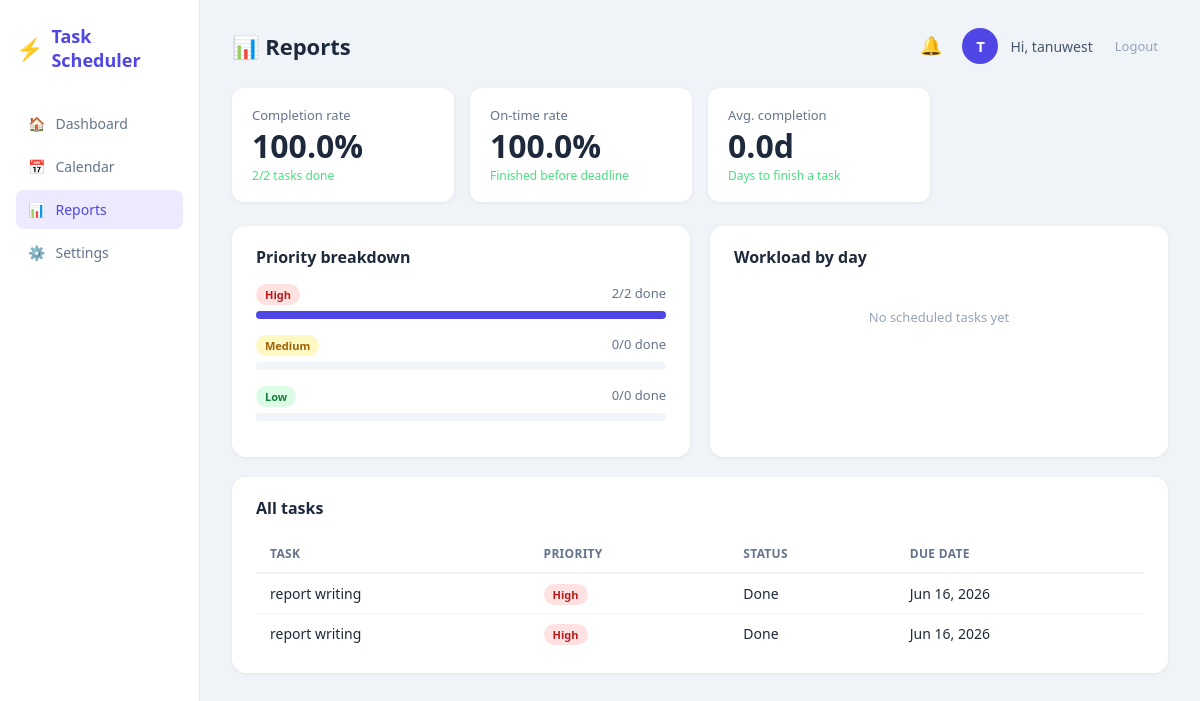
Screenshot of /reports (signed in) with the database file from the repository.
### models.py (models this page shows)
class User(UserMixin, db.Model):
    id = db.Column(db.Integer, primary_key=True)
    username = db.Column(db.String(80), unique=True, nullable=False)
    email = db.Column(db.String(120), unique=True, nullable=False)
    password = db.Column(db.String(200), nullable=False)
    tasks = db.relationship('Task', backref='user', lazy=True)

class Task(db.Model):
    id = db.Column(db.Integer, primary_key=True)
    title = db.Column(db.String(200), nullable=False)
    description = db.Column(db.Text, default='')
    priority = db.Column(db.String(10), default='Medium')
    status = db.Column(db.String(20), default='Pending')
    due_date = db.Column(db.DateTime, nullable=True)
    deadline_time = db.Column(db.String(10), default='')
    start_time = db.Column(db.String(10), default='')
    end_time = db.Column(db.String(10), default='')
    created_at = db.Column(db.DateTime, default=datetime.utcnow)
    completed_at = db.Column(db.DateTime, nullable=True)
    is_recurring = db.Column(db.Boolean, default=False)
    recur_type = db.Column(db.String(20), default='')
    user_id = db.Column(db.Integer, db.ForeignKey('user.id'), nullable=False)

### routes.py (the view)
@main.route('/reports')
@login_required
def reports():
    tasks = Task.query.filter_by(user_id=current_user.id).all()
    stats = get_productivity_stats(tasks)
    workload = analyze_workload(tasks)
    return render_template('reports.html', tasks=tasks, stats=stats, workload=workload)

### app.py (called while the page is built)
@login_manager.user_loader
def load_user(user_id):
    return User.query.get(int(user_id))

### scheduler.py (called while the page is built, shortened)
def analyze_workload(tasks):
    from collections import defaultdict
    day_load = defaultdict(int)
    for task in tasks:
        if task.status == 'Done':
            continue
        if task.due_date:
            date_str = task.due_date.strftime('%Y-%m-%d')
            duration = calculate_duration_minutes(task.start_time, task.end_time)
            day_load[date_str] += duration
    result = {}
    return result

### templates/reports.html
{% extends "base.html" %}
{% block page_title %}📊 Reports{% endblock %}
{% block content %}
<div class="stats-row">
  <div class="stat-card">
    <div class="stat-label">Completion rate</div>
    <div class="stat-value">{{ stats.completion_rate }}%</div>
    <div class="stat-sub">{{ stats.completed }}/{{ stats.total }} tasks done</div>
  </div>
  <div class="stat-card">
    <div class="stat-label">On-time rate</div>
    <div class="stat-value">{{ stats.on_time_rate }}%</div>
    <div class="stat-sub">Finished before deadline</div>
  </div>
  <div class="stat-card">
    <div class="stat-label">Avg. completion</div>
    <div class="stat-value">{{ stats.avg_completion_days }}d</div>
    <div class="stat-sub">Days to finish a task</div>
  </div>
</div>
<div class="two-col">
  <div class="card">
    <div class="card-header"><h2>Priority breakdown</h2></div>
    {% for level in ['High', 'Medium', 'Low'] %}
    <div style="margin-bottom:16px">
      <div style="display:flex;justify-content:space-between;margin-bottom:6px">
        <span class="badge badge-{{ level.lower() }}">{{ level }}</span>
        <span style="font-size:13px;color:#64748b">
          {{ stats.priority_done[level] }}/{{ stats.priority_total[level] }} done
        </span>
      </div>
      <div style="background:#f1f5f9;border-radius:8px;height:8px">
        {% if stats.priority_total[level] > 0 %}
          {% set pct = (stats.priority_done[level] / stats.priority_total[level] * 100)|int %}
        {% else %}
          {% set pct = 0 %}
        {% endif %}
        <div style="background:#4f46e5;width:{{ pct }}%;height:8px;border-radius:8px"></div>
      </div>
    </div>
    {% endfor %}
  </div>
  <div class="card">
    <div class="card-header"><h2>Workload by day</h2></div>
    {% if workload %}
      {% for date, info in workload.items()|sort %}
      <div style="display:flex;align-items:center;justify-content:space-between;padding:8px 0;border-bottom:1px solid #f1f5f9">
        <span style="font-size:13px;color:#475569">{{ date }}</span>
        <span style="font-size:13px;font-weight:600">{{ info.total_hours }}h</span>
        <span class="badge
          {% if info.status == 'danger' %}badge-high
          {% elif info.status == 'warning' %}badge-medium
          {% else %}badge-low{% endif %}">
          {{ info.status }}
        </span>
      </div>
      {% endfor %}
    {% else %}
      <p class="empty-state">No scheduled tasks yet</p>
    {% endif %}
  </div>
</div>
<div class="card" style="margin-top:20px">
  <div class="card-header"><h2>All tasks</h2></div>
  <table class="report-table">
    <thead>
      <tr>
        <th>Task</th>
        <th>Priority</th>
        <th>Status</th>
        <th>Due date</th>
      </tr>
    </thead>
    <tbody>
    {% for task in tasks %}
    <tr>
      <td>{{ task.title }}</td>
      <td><span class="badge badge-{{ task.priority.lower() }}">{{ task.priority }}</span></td>
      <td>{{ task.status }}</td>
      <td>{{ task.due_date.strftime('%b %d, %Y') if task.due_date else '—' }}</td>
    </tr>
    {% endfor %}
    </tbody>
  </table>
</div>
{% endblock %}

### templates/base.html (shortened to what this page needs)
<!DOCTYPE html>
<html lang="en">
<head>
  <link rel="stylesheet" href="{{ url_for('static', filename='style.css') }}"/>
</head>
<body>
  <div class="app-wrapper">
    <aside class="sidebar">
      <div class="logo">
        <span class="logo-icon">⚡</span>
        <span class="logo-text">Task Scheduler</span>
      </div>
      <nav>
        <a href="{{ url_for('main.dashboard') }}" class="nav-link {% if request.endpoint == 'main.dashboard' %}active{% endif %}">
          <span>🏠</span> Dashboard
        </a>
        <a href="{{ url_for('main.calendar') }}" class="nav-link {% if request.endpoint == 'main.calendar' %}active{% endif %}">
          <span>📅</span> Calendar
        </a>
        <a href="{{ url_for('main.reports') }}" class="nav-link {% if request.endpoint == 'main.reports' %}active{% endif %}">
          <span>📊</span> Reports
        </a>
        <a href="{{ url_for('main.settings') }}" class="nav-link {% if request.endpoint == 'main.settings' %}active{% endif %}">
  <span>⚙️</span> Settings
</a>
      </nav>
    </aside>
    <main class="main-content">
      <div class="topbar">
        <h1 class="page-title">{% block page_title %}Dashboard{% endblock %}</h1>
        <div class="topbar-right">
          <div class="notif-wrapper">
            <button class="btn-icon notif-bell" onclick="toggleNotifPanel()" id="notif-btn">
              🔔
            </button>
          </div>
          <div class="user-avatar">{{ current_user.username[0].upper() }}</div>
          <span class="username">Hi, {{ current_user.username }}</span>
          <a href="{{ url_for('auth.logout') }}" class="btn-logout">Logout</a>
        </div>
      </div>
      {% block content %}{% endblock %}
    </main>
  </div>
</body>
</html>

### static/style.css (style rules this page uses)
*, *::before, *::after { box-sizing: border-box; margin: 0; padding: 0; }
body { font-family: 'Segoe UI', system-ui, sans-serif; background: #f0f4f8; color: #1e293b; min-height: 100vh; }
.app-wrapper { display: flex; min-height: 100vh; }
.sidebar { width: 200px; min-height: 100vh; background: #ffffff; border-right: 1px solid #e2e8f0; padding: 24px 16px; display: flex; flex-direction: column; gap: 32px; position: fixed; top: 0; left: 0; bottom: 0; z-index: 100; }
.logo { display: flex; align-items: center; gap: 8px; font-weight: 700; font-size: 18px; color: #4f46e5; text-decoration: none; }
.logo-icon { font-size: 22px; }
.logo-text { font-weight: 700; color: #4f46e5; }
nav { display: flex; flex-direction: column; gap: 4px; }
.nav-link { display: flex; align-items: center; gap: 10px; padding: 10px 12px; border-radius: 8px; color: #64748b; text-decoration: none; font-size: 14px; font-weight: 500; transition: background 0.15s, color 0.15s; }
.nav-link.active { background: #ede9fe; color: #4f46e5; }
.main-content { margin-left: 200px; padding: 28px 32px; flex: 1; min-height: 100vh; }
.topbar { display: flex; align-items: center; justify-content: space-between; margin-bottom: 24px; }
.page-title { font-size: 22px; font-weight: 700; color: #1e293b; }
.topbar-right { display: flex; align-items: center; gap: 12px; }
.user-avatar { width: 36px; height: 36px; border-radius: 50%; background: #4f46e5; color: #ffffff; display: flex; align-items: center; justify-content: center; font-weight: 700; font-size: 15px; flex-shrink: 0; }
.username { font-size: 14px; color: #475569; }
.btn-logout { font-size: 13px; color: #94a3b8; text-decoration: none; padding: 6px 10px; border-radius: 6px; transition: color 0.15s; }
.btn-icon { background: none; border: none; font-size: 18px; cursor: pointer; padding: 4px 8px; border-radius: 6px; transition: background 0.15s; }
.stats-row { display: grid; grid-template-columns: repeat(4, 1fr); gap: 16px; margin-bottom: 24px; }
.stat-card { background: #ffffff; border-radius: 12px; padding: 18px 20px; box-shadow: 0 1px 4px rgba(0, 0, 0, 0.06); }
.stat-label { font-size: 13px; color: #64748b; margin-bottom: 4px; }
.stat-value { font-size: 32px; font-weight: 700; color: #1e293b; line-height: 1.1; }
.stat-sub { font-size: 12px; color: #4ade80; margin-top: 4px; }
.card { background: #ffffff; border-radius: 14px; padding: 20px 24px; box-shadow: 0 1px 4px rgba(0, 0, 0, 0.06); }
.card-header { display: flex; align-items: center; justify-content: space-between; margin-bottom: 16px; }
.card-header h2 { font-size: 16px; font-weight: 700; color: #1e293b; }
.two-col { display: grid; grid-template-columns: 1fr 1fr; gap: 20px; }
.empty-state { color: #94a3b8; font-size: 13px; text-align: center; padding: 24px 0; }
.badge { font-size: 11px; font-weight: 700; padding: 3px 9px; border-radius: 20px; white-space: nowrap; flex-shrink: 0; }
.badge-high { background: #fee2e2; color: #b91c1c; }
.badge-medium { background: #fef9c3; color: #a16207; }
.badge-low { background: #dcfce7; color: #15803d; }
.report-table { width: 100%; border-collapse: collapse; margin-top: 8px; }
.report-table th { padding: 10px 14px; text-align: left; border-bottom: 2px solid #f1f5f9; color: #64748b; font-weight: 600; font-size: 12px; text-transform: uppercase; letter-spacing: 0.3px; }
.report-table td { padding: 10px 14px; text-align: left; border-bottom: 1px solid #f1f5f9; font-size: 14px; color: #1e293b; }
.report-table tr:last-child td { border-bottom: none; }
.notif-wrapper { position: relative; }
.notif-bell { position: relative; font-size: 18px; }

### rows the page displays
User: username "T", username "tanuwest"
Task: priority "High", id "2", {{ pct }} 100 (drawn), title "report writing", status "Done", due_date "Jun 16, 2026"
Task: title "report writing", priority "High", status "Done", due_date "Jun 16, 2026"

### other values shown
{{ stats.completion_rate }} "100.0"
{{ stats.completed }} "2"
{{ stats.total }} "2"
{{ stats.on_time_rate }} "100.0"
{{ stats.avg_completion_days }} "0.0"
{{ level }} "Medium" "Low"
{{ stats.priority_done[level] }} "0" "0"
{{ stats.priority_total[level] }} "0" "0"
